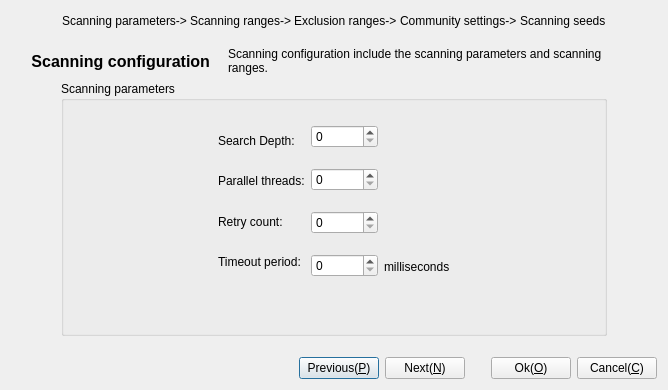
<?xml version="1.0" encoding="UTF-8"?>
<ui version="4.0">
 <class>ScanPerformanceConfigWizardForm</class>
 <widget class="QDialog" name="ScanPerformanceConfigWizardForm">
  <property name="geometry">
   <rect>
    <x>0</x>
    <y>0</y>
    <width>668</width>
    <height>390</height>
   </rect>
  </property>
  <property name="windowTitle">
   <string>Scanning parameters</string>
  </property>
  <layout class="QGridLayout" name="gridLayout" rowstretch="0,0,0,2,0,0">
   <item row="0" column="0">
    <layout class="QHBoxLayout" name="horizontalLayout_8">
     <property name="spacing">
      <number>3</number>
     </property>
     <item>
      <spacer name="horizontalSpacer_4">
       <property name="orientation">
        <enum>Qt::Horizontal</enum>
       </property>
       <property name="sizeHint" stdset="0">
        <size>
         <width>20</width>
         <height>20</height>
        </size>
       </property>
      </spacer>
     </item>
     <item>
      <widget class="QLabel" name="label_Parameter">
       <property name="text">
        <string>Scanning parameters-&gt;</string>
       </property>
      </widget>
     </item>
     <item>
      <widget class="QLabel" name="label_Range">
       <property name="text">
        <string>Scanning ranges-&gt;</string>
       </property>
      </widget>
     </item>
     <item>
      <widget class="QLabel" name="label_ExcludeRange">
       <property name="text">
        <string>Exclusion ranges-&gt;</string>
       </property>
      </widget>
     </item>
     <item>
      <widget class="QLabel" name="label_Common">
       <property name="text">
        <string>Community settings-&gt;</string>
       </property>
      </widget>
     </item>
     <item>
      <widget class="QLabel" name="label_Seed">
       <property name="text">
        <string>Scanning seeds</string>
       </property>
      </widget>
     </item>
     <item>
      <spacer name="horizontalSpacer_5">
       <property name="orientation">
        <enum>Qt::Horizontal</enum>
       </property>
       <property name="sizeHint" stdset="0">
        <size>
         <width>20</width>
         <height>20</height>
        </size>
       </property>
      </spacer>
     </item>
    </layout>
   </item>
   <item row="1" column="0">
    <spacer name="verticalSpacer_3">
     <property name="orientation">
      <enum>Qt::Vertical</enum>
     </property>
     <property name="sizeType">
      <enum>QSizePolicy::Maximum</enum>
     </property>
     <property name="sizeHint" stdset="0">
      <size>
       <width>20</width>
       <height>10</height>
      </size>
     </property>
    </spacer>
   </item>
   <item row="2" column="0">
    <layout class="QHBoxLayout" name="horizontalLayout" stretch="0,0,2,0">
     <property name="spacing">
      <number>18</number>
     </property>
     <item>
      <spacer name="horizontalSpacer_3">
       <property name="orientation">
        <enum>Qt::Horizontal</enum>
       </property>
       <property name="sizeHint" stdset="0">
        <size>
         <width>20</width>
         <height>20</height>
        </size>
       </property>
      </spacer>
     </item>
     <item>
      <widget class="QLabel" name="label_5">
       <property name="font">
        <font>
         <pointsize>12</pointsize>
         <weight>75</weight>
         <bold>true</bold>
        </font>
       </property>
       <property name="text">
        <string>Scanning configuration</string>
       </property>
       <property name="alignment">
        <set>Qt::AlignRight|Qt::AlignTrailing|Qt::AlignVCenter</set>
       </property>
      </widget>
     </item>
     <item>
      <widget class="QLabel" name="label_6">
       <property name="text">
        <string>Scanning configuration include the scanning parameters and scanning ranges.</string>
       </property>
       <property name="scaledContents">
        <bool>true</bool>
       </property>
       <property name="wordWrap">
        <bool>true</bool>
       </property>
      </widget>
     </item>
     <item>
      <spacer name="horizontalSpacer_2">
       <property name="orientation">
        <enum>Qt::Horizontal</enum>
       </property>
       <property name="sizeHint" stdset="0">
        <size>
         <width>20</width>
         <height>13</height>
        </size>
       </property>
      </spacer>
     </item>
    </layout>
   </item>
   <item row="3" column="0">
    <layout class="QHBoxLayout" name="horizontalLayout_11" stretch="0,1,0">
     <property name="spacing">
      <number>10</number>
     </property>
     <item>
      <spacer name="horizontalSpacer_8">
       <property name="orientation">
        <enum>Qt::Horizontal</enum>
       </property>
       <property name="sizeType">
        <enum>QSizePolicy::Preferred</enum>
       </property>
       <property name="sizeHint" stdset="0">
        <size>
         <width>50</width>
         <height>20</height>
        </size>
       </property>
      </spacer>
     </item>
     <item>
      <widget class="QGroupBox" name="groupBox">
       <property name="enabled">
        <bool>true</bool>
       </property>
       <property name="layoutDirection">
        <enum>Qt::LeftToRight</enum>
       </property>
       <property name="title">
        <string>Scanning parameters</string>
       </property>
       <layout class="QVBoxLayout" name="verticalLayout_5">
        <item>
         <layout class="QVBoxLayout" name="verticalLayout_4">
          <item>
           <spacer name="verticalSpacer_2">
            <property name="orientation">
             <enum>Qt::Vertical</enum>
            </property>
            <property name="sizeType">
             <enum>QSizePolicy::Preferred</enum>
            </property>
            <property name="sizeHint" stdset="0">
             <size>
              <width>17</width>
              <height>13</height>
             </size>
            </property>
           </spacer>
          </item>
          <item>
           <layout class="QHBoxLayout" name="horizontalLayout_3">
            <item>
             <spacer name="horizontalSpacer_7">
              <property name="orientation">
               <enum>Qt::Horizontal</enum>
              </property>
              <property name="sizeHint" stdset="0">
               <size>
                <width>40</width>
                <height>20</height>
               </size>
              </property>
             </spacer>
            </item>
            <item>
             <layout class="QHBoxLayout" name="horizontalLayout_2">
              <item>
               <layout class="QVBoxLayout" name="verticalLayout">
                <item>
                 <widget class="QLabel" name="label">
                  <property name="text">
                   <string>Search Depth:</string>
                  </property>
                  <property name="alignment">
                   <set>Qt::AlignLeading|Qt::AlignLeft|Qt::AlignVCenter</set>
                  </property>
                 </widget>
                </item>
                <item>
                 <widget class="QLabel" name="label_2">
                  <property name="text">
                   <string>Parallel threads:</string>
                  </property>
                  <property name="alignment">
                   <set>Qt::AlignLeading|Qt::AlignLeft|Qt::AlignVCenter</set>
                  </property>
                 </widget>
                </item>
                <item>
                 <widget class="QLabel" name="label_3">
                  <property name="text">
                   <string>Retry count:</string>
                  </property>
                  <property name="alignment">
                   <set>Qt::AlignLeading|Qt::AlignLeft|Qt::AlignVCenter</set>
                  </property>
                 </widget>
                </item>
                <item>
                 <widget class="QLabel" name="label_4">
                  <property name="text">
                   <string>Timeout period:</string>
                  </property>
                  <property name="alignment">
                   <set>Qt::AlignLeading|Qt::AlignLeft|Qt::AlignVCenter</set>
                  </property>
                 </widget>
                </item>
               </layout>
              </item>
              <item>
               <layout class="QVBoxLayout" name="verticalLayout_2">
                <property name="spacing">
                 <number>20</number>
                </property>
                <property name="topMargin">
                 <number>2</number>
                </property>
                <property name="bottomMargin">
                 <number>2</number>
                </property>
                <item>
                 <widget class="QSpinBox" name="spinBox_Deep">
                  <property name="sizePolicy">
                   <sizepolicy hsizetype="Preferred" vsizetype="Fixed">
                    <horstretch>0</horstretch>
                    <verstretch>0</verstretch>
                   </sizepolicy>
                  </property>
                  <property name="maximumSize">
                   <size>
                    <width>100</width>
                    <height>16777215</height>
                   </size>
                  </property>
                  <property name="keyboardTracking">
                   <bool>false</bool>
                  </property>
                 </widget>
                </item>
                <item>
                 <widget class="QSpinBox" name="spinBox_ThreadCount">
                  <property name="maximumSize">
                   <size>
                    <width>100</width>
                    <height>16777215</height>
                   </size>
                  </property>
                 </widget>
                </item>
                <item>
                 <widget class="QSpinBox" name="spinBox_ReTry">
                  <property name="maximumSize">
                   <size>
                    <width>100</width>
                    <height>16777215</height>
                   </size>
                  </property>
                 </widget>
                </item>
                <item>
                 <widget class="QSpinBox" name="spinBox_Timeout">
                  <property name="maximumSize">
                   <size>
                    <width>100</width>
                    <height>16777215</height>
                   </size>
                  </property>
                  <property name="maximum">
                   <number>10000000</number>
                  </property>
                 </widget>
                </item>
               </layout>
              </item>
              <item>
               <layout class="QVBoxLayout" name="verticalLayout_3">
                <property name="bottomMargin">
                 <number>5</number>
                </property>
                <item>
                 <spacer name="verticalSpacer_5">
                  <property name="orientation">
                   <enum>Qt::Vertical</enum>
                  </property>
                  <property name="sizeHint" stdset="0">
                   <size>
                    <width>20</width>
                    <height>40</height>
                   </size>
                  </property>
                 </spacer>
                </item>
                <item>
                 <widget class="QLabel" name="label_8">
                  <property name="text">
                   <string>milliseconds</string>
                  </property>
                 </widget>
                </item>
               </layout>
              </item>
             </layout>
            </item>
            <item>
             <spacer name="horizontalSpacer_6">
              <property name="orientation">
               <enum>Qt::Horizontal</enum>
              </property>
              <property name="sizeHint" stdset="0">
               <size>
                <width>40</width>
                <height>20</height>
               </size>
              </property>
             </spacer>
            </item>
           </layout>
          </item>
          <item>
           <spacer name="verticalSpacer">
            <property name="orientation">
             <enum>Qt::Vertical</enum>
            </property>
            <property name="sizeHint" stdset="0">
             <size>
              <width>38</width>
              <height>18</height>
             </size>
            </property>
           </spacer>
          </item>
         </layout>
        </item>
       </layout>
      </widget>
     </item>
     <item>
      <spacer name="horizontalSpacer_9">
       <property name="orientation">
        <enum>Qt::Horizontal</enum>
       </property>
       <property name="sizeType">
        <enum>QSizePolicy::Preferred</enum>
       </property>
       <property name="sizeHint" stdset="0">
        <size>
         <width>50</width>
         <height>20</height>
        </size>
       </property>
      </spacer>
     </item>
    </layout>
   </item>
   <item row="4" column="0">
    <spacer name="verticalSpacer_4">
     <property name="orientation">
      <enum>Qt::Vertical</enum>
     </property>
     <property name="sizeType">
      <enum>QSizePolicy::Maximum</enum>
     </property>
     <property name="sizeHint" stdset="0">
      <size>
       <width>20</width>
       <height>15</height>
      </size>
     </property>
    </spacer>
   </item>
   <item row="5" column="0">
    <layout class="QHBoxLayout" name="horizontalLayout_9">
     <item>
      <spacer name="horizontalSpacer">
       <property name="orientation">
        <enum>Qt::Horizontal</enum>
       </property>
       <property name="sizeHint" stdset="0">
        <size>
         <width>40</width>
         <height>20</height>
        </size>
       </property>
      </spacer>
     </item>
     <item>
      <layout class="QHBoxLayout" name="horizontalLayout_6">
       <property name="rightMargin">
        <number>10</number>
       </property>
       <item>
        <widget class="QPushButton" name="pushButton_4">
         <property name="text">
          <string>Previous(&amp;P)</string>
         </property>
        </widget>
       </item>
       <item>
        <widget class="QPushButton" name="pushButton_3">
         <property name="text">
          <string>Next(&amp;N)</string>
         </property>
        </widget>
       </item>
      </layout>
     </item>
     <item>
      <layout class="QHBoxLayout" name="horizontalLayout_7">
       <property name="leftMargin">
        <number>10</number>
       </property>
       <item>
        <widget class="QPushButton" name="pushButton_2">
         <property name="text">
          <string>Ok(&amp;O)</string>
         </property>
        </widget>
       </item>
       <item>
        <widget class="QPushButton" name="pushButton">
         <property name="text">
          <string>Cancel(&amp;C)</string>
         </property>
        </widget>
       </item>
      </layout>
     </item>
    </layout>
   </item>
  </layout>
 </widget>
 <resources/>
 <connections/>
</ui>
